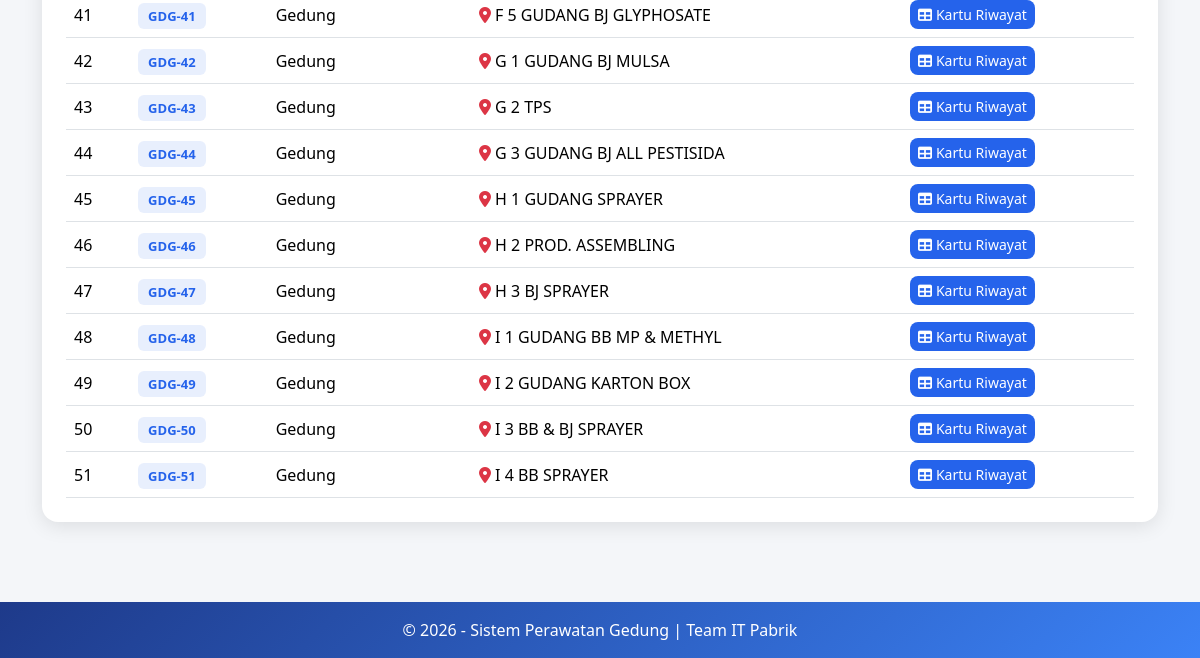
The app's page /gedung_home.php (signed in, lower part), older data.
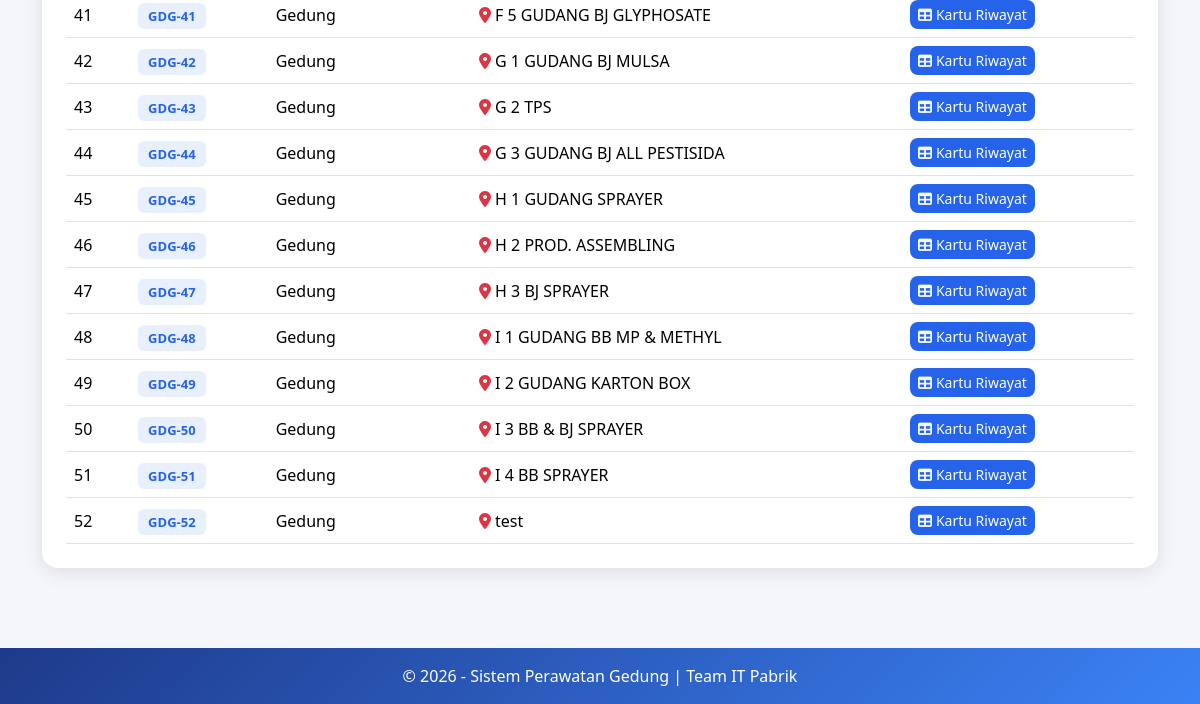
The same page, newer data.
### tables this page shows
CREATE TABLE `gedung` (
  `id` int(11) NOT NULL,
  `no_kode` varchar(50) NOT NULL,
  `nama_sarana` varchar(100) DEFAULT NULL,
  `lokasi` varchar(200) DEFAULT NULL
);

### gedung_home.php (the view, shortened to what this page needs)
<?php
include "config/koneksi.php";
mysqli_query($conn, "CREATE TABLE IF NOT EXISTS `gedung` (
  `id` int(11) NOT NULL AUTO_INCREMENT,
  `no_kode` varchar(50) NOT NULL,
  `nama_sarana` varchar(100) DEFAULT NULL,
  `lokasi` varchar(200) DEFAULT NULL,
  PRIMARY KEY (`id`)
) ENGINE=InnoDB DEFAULT CHARSET=utf8mb4");
mysqli_query($conn, "CREATE TABLE IF NOT EXISTS `checklist_gedung` (
  `id` int(11) NOT NULL AUTO_INCREMENT,
  `gedung_id` int(11) NOT NULL,
  `tahun` int(4) NOT NULL,
  `bulan` tinyint(2) NOT NULL,
  `tanggal_cek` date DEFAULT NULL,
  `label_pengisian` enum('Ok','Nok') DEFAULT NULL,
  `tekanan_pressure` enum('Ok','Nok') DEFAULT NULL,
  `safety_pin` enum('Ok','Nok') DEFAULT NULL,
  `handle` enum('Ok','Nok') DEFAULT NULL,
  `selang_nozzle` enum('Ok','Nok') DEFAULT NULL,
  `dry_chemical` enum('Ok','Nok') DEFAULT NULL,
  `tablulan` enum('Ok','Nok') DEFAULT NULL,
  `bambu_petunjuk` enum('Ok','Nok') DEFAULT NULL,
  `paraf` varchar(100) DEFAULT NULL,
  `catatan` text DEFAULT NULL,
  `users_id` int(11) DEFAULT NULL,
  `created_at` datetime DEFAULT CURRENT_TIMESTAMP,
  PRIMARY KEY (`id`)
) ENGINE=InnoDB DEFAULT CHARSET=utf8mb4");
$where = "";
$listGedung = mysqli_query($conn, "SELECT * FROM gedung $where ORDER BY no_kode ASC");
?>
<!DOCTYPE html>
<html lang="id">
<head>
  <link href="https://cdn.jsdelivr.net/npm/bootstrap@5.3.2/dist/css/bootstrap.min.css" rel="stylesheet">
</head>
<body>
  <div class="container" style="margin-top:100px; padding-bottom:40px; flex:1;">
    <div class="card card-gedung">
      <div class="card-body p-4">
        <div class="table-responsive">
          <table class="table table-hover align-middle mb-0">
            <tbody>
              <?php $no = 1;
              while ($row = mysqli_fetch_assoc($listGedung)): ?>
                <tr>
                  <td data-label="No"><?= $no++ ?></td>
                  <td data-label="Kode"><span class="gedung-badge"><?= htmlspecialchars($row['no_kode']) ?></span></td>
                  <td data-label="Nama Sarana"><?= htmlspecialchars($row['nama_sarana']) ?></td>
                  <td data-label="Lokasi">
                    <span><i
                        class="fa-solid fa-location-dot text-danger me-1"></i><?= htmlspecialchars($row['lokasi']) ?></span>
                  </td>
                  <td data-label="Aksi">
                    <a href="gedung_kartu.php?gedung_id=<?= $row['id'] ?>" class="btn btn-kartu btn-sm flex-grow-1">
                      <i class="fa-solid fa-table me-1"></i><span class="d-inline">Kartu Riwayat</span>
                    </a>
                  </td>
                </tr>
              <?php endwhile; ?>
            </tbody>
          </table>
        </div>
      </div>
    </div>
  </div>
  <footer class="py-3 text-center">
    &copy; <?= date('Y') ?> - Sistem Perawatan Gedung | Team IT Pabrik
  </footer>
</body>
</html>

Row changes from the older to the newer data that the page shows:
added gedung: no_kode "GDG-52", nama_sarana "Gedung", lokasi "test"
